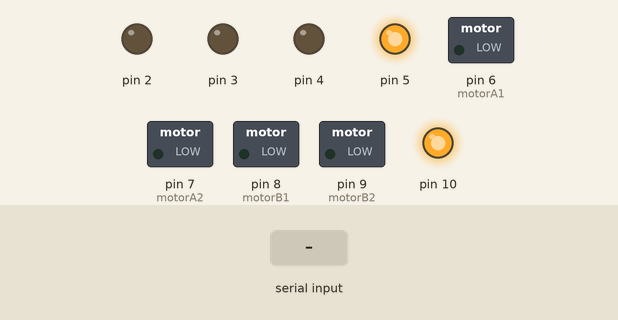
Recording of a sketch running on a simulated Arduino Uno, built with avr-gcc and run on an emulated ATmega328P. Shown: switched loads named in the sketch (green lamp = pin HIGH), output pins drawn as LEDs (lit = HIGH). The inputs (shaded band) are chosen by the test bench.

Above: at 1.2 s.
1.3 s: "F" received over Serial
At 1.7 s:
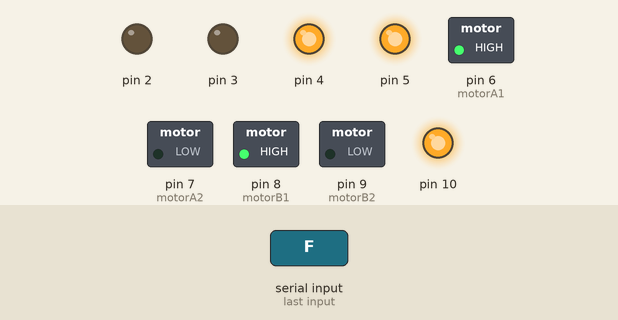
2.8 s: byte 74 ('J') received over Serial
At 4.0 s:
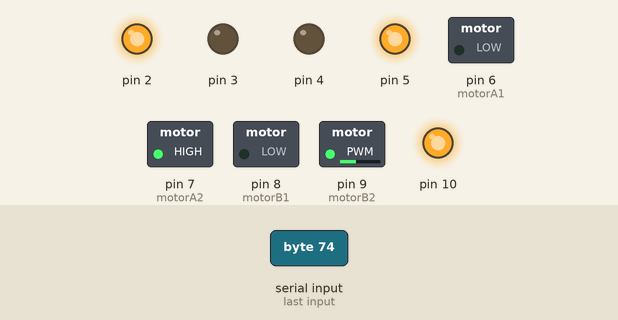
4.3 s: byte 76 ('L') received over Serial
At 5.2 s:
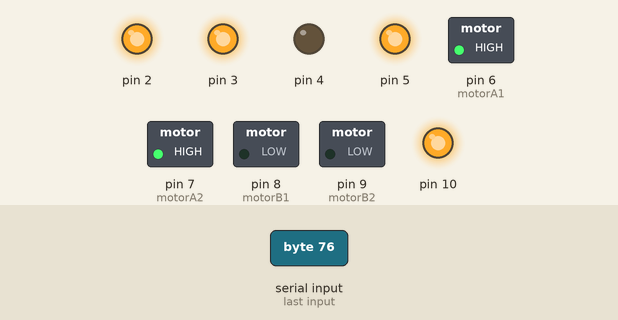
5.8 s: byte 82 ('R') received over Serial
At 6.3 s:
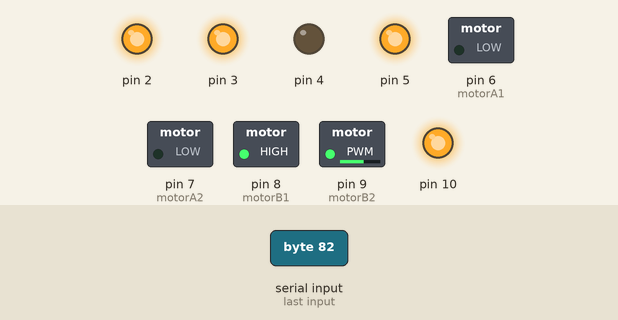
7.3 s: byte 83 ('S') received over Serial
At 8.5 s:
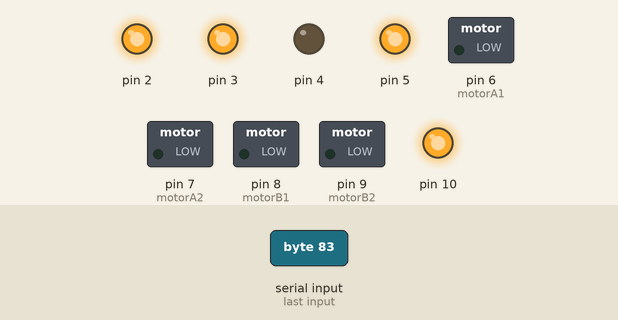
8.8 s: "I" received over Serial
At 9.8 s:
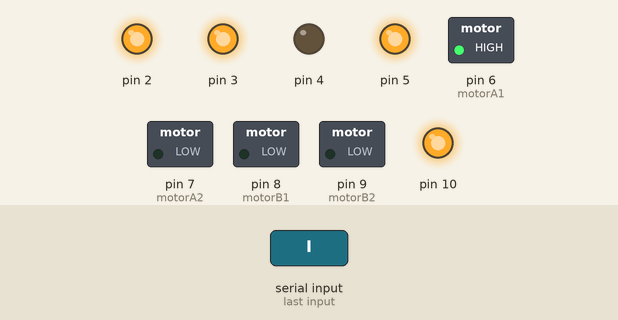
Timing chart, 0 to 11.3 s (numbered marks = the images above; inputs shaded):
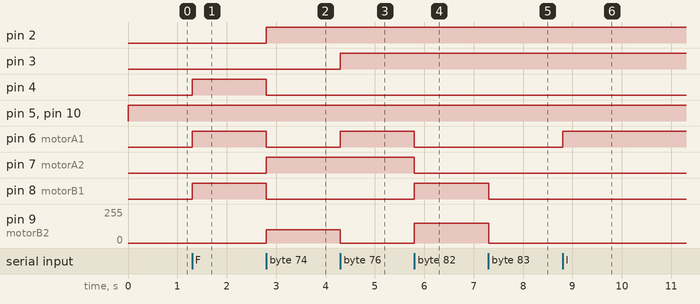

Measured:
- after the input at 1.3 s, pin 4, pin 6 (motorA1), pin 8 (motorB1): LOW → HIGH at once
- after the input at 2.8 s, pin 2, pin 7 (motorA2): LOW → HIGH at once; pin 4, pin 6 (motorA1), pin 8 (motorB1): HIGH → LOW at once; pin 9 (motorB2): 0/255 → 100/255 at once
- after the input at 4.3 s, pin 3, pin 6 (motorA1): LOW → HIGH at once; pin 9 (motorB2): 100/255 → 0/255 at once
- after the input at 5.8 s, pin 6 (motorA1), pin 7 (motorA2): HIGH → LOW at once; pin 8 (motorB1): LOW → HIGH at once; pin 9 (motorB2): 0/255 → 150/255 at once
- after the input at 7.3 s, pin 8 (motorB1): HIGH → LOW at once; pin 9 (motorB2): 150/255 → 0/255 at once
- after the input at 8.8 s, pin 6 (motorA1): LOW → HIGH at once

The sketch:

ARDUINO_4TEKERLEK.ino
```cpp
const int motorA1  = 6;  // L298N'in IN3 Girii
  const int motorA2   = 7;  // L298N'in IN1 Girii
  const int motorB1  = 8; // L298N'in IN2 Girii
   const int motorB2  = 9;  // L298N'in IN4 Girii


  int i=0; //Dngler   iin atanan rastgele bir deiken
  int j=0; //Dngler iin atanan rastgele bir deiken
   int state; //Bluetooth cihazndan gelecek sinyalin deikeni
  int vSpeed=255;      // Standart Hz, 0-255 aras bir deer alabilir

void setup() {
    //   Pinlerimizi belirleyelim
    pinMode(motorA1, OUTPUT);
    pinMode(motorA2,   OUTPUT);
    pinMode(motorB1, OUTPUT);
    pinMode(motorB2, OUTPUT);
     pinMode(5, OUTPUT);
    pinMode(10, OUTPUT);
    pinMode(2, OUTPUT);
    pinMode(3, OUTPUT);
    pinMode(4, OUTPUT);
    // 9600 baud   hznda bir seri port aalm
    Serial.begin(9600);
}

void loop() {
   digitalWrite(5,HIGH);
  digitalWrite(10,HIGH);

  /*Bluetooth balants   koptuunda veya kesildiinde arabay durdur.
 (Aktif etmek iin alt satrn "//"   larn kaldrn.)*/
//     if(digitalRead(BTState)==LOW) { state='S'; }

  //Gelen   veriyi 'state' deikenine kaydet
    if(Serial.available() > 0){
      state   = Serial.read();
    }

  /* Uygulamadan ayarlanabilen 4 hz seviyesi.(Deerler   0-255 arasnda olmal)*/
    if (state == '0'){
      vSpeed=0;}
    else   if (state == '1'){
      vSpeed=100;}
    else if (state == '2'){
      vSpeed=180;}
     else if (state == '3'){
      vSpeed=200;}
    else if (state == '4'){
       vSpeed=255;}

  /***********************leri****************************/
   //Gelen veri 'F' ise araba ileri gider.
    if (state == 'F') {
      analogWrite(motorA1,   vSpeed); analogWrite(motorA2, 0);
        analogWrite(motorB1, vSpeed);      analogWrite(motorB2,   0);
        digitalWrite(2,LOW);
        digitalWrite(3,LOW);
        digitalWrite(4,HIGH);

    }
  /**********************leri SA************************/
   //Gelen veri 'G' ise araba ileri sol(apraz) gider.
    else if (state == 'I')   {
      analogWrite(motorA1,vSpeed ); analogWrite(motorA2, 0);
        analogWrite(motorB1,   100);    analogWrite(motorB2, 0);
        digitalWrite(2,HIGH);
        digitalWrite(4,LOW);
    }
  /**********************leri SOL************************/
  //Gelen   veri 'I' ise araba ileri sa(apraz) gider.
    else if (state == 'G') {
        analogWrite(motorA1,   100); analogWrite(motorA2, 0);
        analogWrite(motorB1, vSpeed);      analogWrite(motorB2,   0);
        digitalWrite(3,HIGH);
        digitalWrite(4,LOW);
    }
   /***********************Geri****************************/
  //Gelen veri 'B'   ise araba geri gider.
    else if (state == 'B') {
      analogWrite(motorA1,   0);   analogWrite(motorA2, vSpeed);
        analogWrite(motorB1, 0);   analogWrite(motorB2,   vSpeed);
    }
  /**********************Geri Sol************************/
   //Gelen veri 'H' ise araba geri sol(apraz) gider
    else if (state == 'H')   {
      analogWrite(motorA1, 0);   analogWrite(motorA2, 100);
        analogWrite(motorB1,   0); analogWrite(motorB2, vSpeed);
    }
  /**********************Geri Sa************************/
   //Gelen veri 'J' ise araba geri sa(apraz) gider
    else if (state == 'J')   {
      analogWrite(motorA1, 0);   analogWrite(motorA2, vSpeed);
        analogWrite(motorB1,   0);   analogWrite(motorB2, 100);
        digitalWrite(2,HIGH);
        digitalWrite(4,LOW);
    }
  /***************************Sol*****************************/
   //Gelen veri 'L' ise araba sola gider.
    else if (state == 'L') {
      analogWrite(motorA1,   vSpeed);   analogWrite(motorA2, 150);
        analogWrite(motorB1, 0); analogWrite(motorB2,   0);
        digitalWrite(3,HIGH);
        digitalWrite(4,LOW);
    }
   /***************************Sa*****************************/
  //Gelen veri   'R' ise araba saa gider
    else if (state == 'R') {
      analogWrite(motorA1,   0);   analogWrite(motorA2, 0);
        analogWrite(motorB1, vSpeed);   analogWrite(motorB2,   150);
        digitalWrite(2,HIGH);
        digitalWrite(4,LOW);
     }

  /************************Stop*****************************/
   //Gelen veri 'S' ise arabay durdur.
    else if (state == 'S'){
        analogWrite(motorA1,   0);  analogWrite(motorA2, 0);
        analogWrite(motorB1, 0);  analogWrite(motorB2,   0);
        digitalWrite(4,LOW);
    }
}
```
